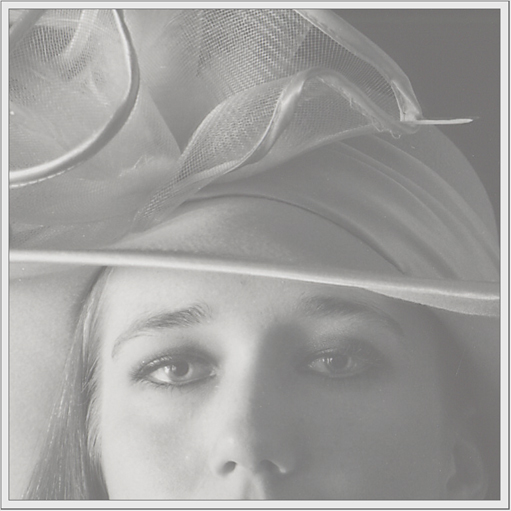
#> input picture basic_image_processing/images/low_contrast.jpg, 511 x 511 px
$ jupyter execute intensity_transformations.ipynb
#> lines starting #> are read from the running program, lines starting #| are printed output that depends on the picture
A function that maps the intensity range [r_min, r_max] of an image to the full output range
[0, 255] linearly.

[cell 1]
import cv2 as cv

def get_image_for_plotting(path):
#> called with path = './images/low_contrast.jpg'
    img = cv.imread(path)
#> img is the input picture: shape (511, 511, 3); mean B, G, R 158, 159.7, 160.6
    img = cv.cvtColor(img, cv.COLOR_BGR2GRAY)
#> img: shape (511, 511)
    return img

def contrast_stretch(img, r_min, r_max):
    return ((img - r_min) / (r_max - r_min) * 255.0)

[cell 2]
import numpy as np

img = get_image_for_plotting("./images/low_contrast.jpg")

# Get min and maximum intensity values
ravel = img.flatten()
min_i_value = min(ravel)
#> min_i_value = 94
max_i_value = max(ravel)
#> max_i_value = 251

# Apply formula for I min = 0 and I max = 255 (8-bit)
after_contrast_stretching = contrast_stretch(img, min_i_value, max_i_value)
#> in contrast_stretch, `return ((img - r_min) / (r_max - r_min) * 255.0)`:
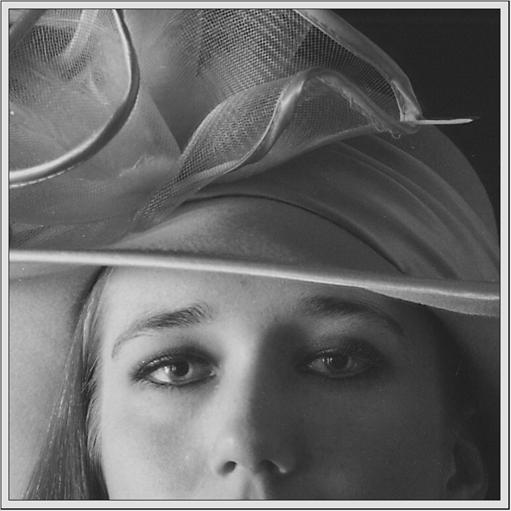
#> returned value: shape (511, 511) float64; min 0, max 255, mean 106.9
after_contrast_stretching = np.clip(after_contrast_stretching, 0, 255).astype(np.uint8)

print(img.dtype, img.min(), img.max(), np.unique(img)[:10])
#| uint8 94 251 [ 94  99 103 104 105 106 107 108 109 110]
print(after_contrast_stretching.dtype, after_contrast_stretching.min(), after_contrast_stretching.max(), np.unique(after_contrast_stretching)[:10])
#| uint8 0 255 [ 0  8 14 16 17 19 21 22 24 25]

[cell 3]
import matplotlib.pyplot as plt

fig, ax = plt.subplots(1, 2, figsize=(10, 5))

ax[0].imshow(img, cmap='gray', vmin=0, vmax=255)
ax[0].set_title("Before Contrast Stretching")
ax[0].axis('off')

ax[1].imshow(after_contrast_stretching, cmap='gray', vmin=0, vmax=255)
ax[1].set_title("After Contrast Stretching")
ax[1].axis('off')

plt.tight_layout()
plt.savefig("./images/output_contrast_stretching.png")
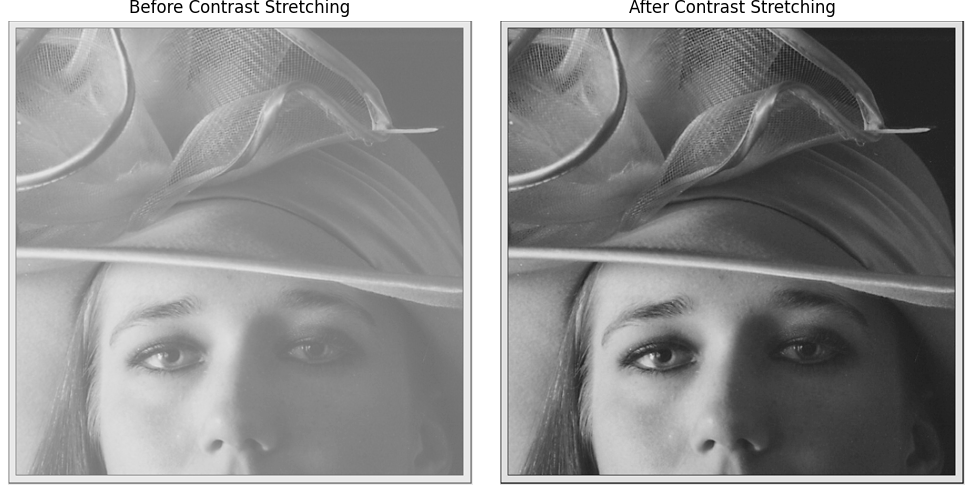
#> figure drawn by matplotlib, 2 panels

A function to calculate the histogram (counts) and the normalized histogram (probability
distribution) of a grayscale image, img, for the given number of bins, bins, across the entire
intensity range 0, 255]

[cell 4]
def calculate_histogram(img, n_bins):
    # Create an empty array of zeros for counting
#> called with n_bins = 256
    counts = np.zeros(n_bins, dtype=int)

    # Compute bin width
    bin_width = 256 / n_bins  # 256 levels, 8-bit

    # Flatten the image to 1D
    flat = img.flatten()

    for pixel in flat:
        # Determine which bin this pixel belongs to
        bin_index = min(int(pixel // bin_width), n_bins-1)

        # Increment count for that bin
        counts[bin_index] += 1
#> this loop made 261121 passes
#> (pixel, bin_index) on passes 1 to 3: (218, 218), (181, 181), (180, 180)
#> after the loop, counts = 256 values, max 8797 at index 232, min 0 at index 0, mean 1020

    total_pixels = flat.size
#> total_pixels = 261121
    dist = counts / total_pixels
#> dist = 256 values, max 0.0337 at index 232, min 0 at index 0, mean 0.00391

    return counts, dist

A function that implements the full histogram equalization process.

[cell 5]
def equalize_histogram(img, n_bins):
    counts, normalized = calculate_histogram(img, n_bins)
#> normalized has the same summary as dist in calculate_histogram

    # Cumulative Distribution Function
    cdf = np.cumsum(normalized)
#> cdf = 256 values from 0 to 1

    # New intensity mapping per bin
    lut = np.floor(255 * cdf).astype(np.uint8)
#> lut = 256 values from 0 to 255

    bin_idx = (img.astype(np.int32) * n_bins) // 256
    bin_idx = np.clip(bin_idx, 0, n_bins - 1)

    return lut[bin_idx]
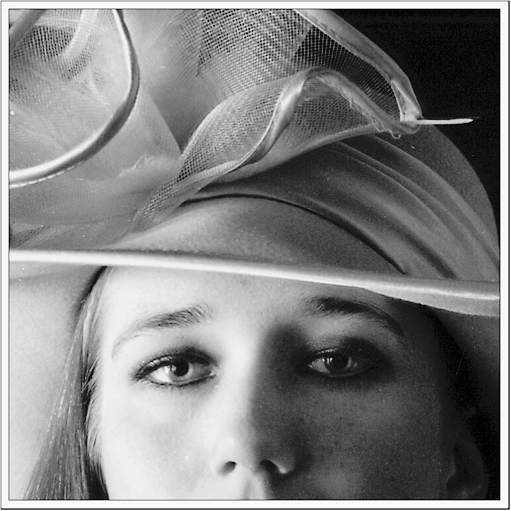
#> returned value: shape (511, 511); min 0, max 255, mean 128.6

[cell 6]
after_histogram_eq = equalize_histogram(img, 256)
fig, ax = plt.subplots(1, 2, figsize=(10, 5))

ax[0].imshow(img, cmap='gray', vmin=0, vmax=255)
ax[0].set_title("Before histogram eq.")
ax[0].axis('off')

ax[1].imshow(after_histogram_eq, cmap='gray', vmin=0, vmax=255)
ax[1].set_title("After histogram eq.")
ax[1].axis('off')

plt.tight_layout()
plt.savefig("./images/output_histogram_eq.png")
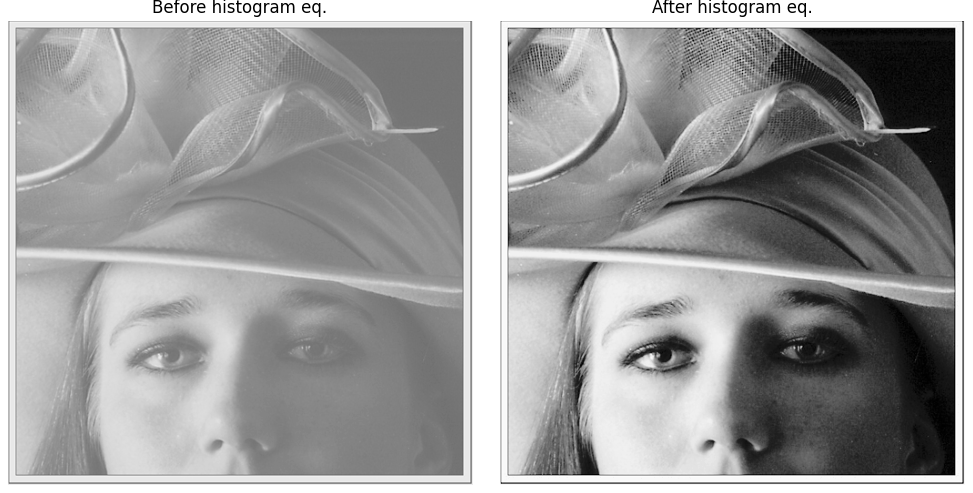
#> figure drawn by matplotlib, 2 panels

[cell 7]
after_histogram_eq = equalize_histogram(img, 256)
#> the loop in calculate_histogram (call 2), `for pixel in flat:` made 261121 passes
fig, ax = plt.subplots(1, 3, figsize=(10, 5))

ax[0].imshow(img, cmap='gray', vmin=0, vmax=255)
ax[0].set_title("Original img.")
ax[0].axis('off')

ax[1].imshow(after_contrast_stretching, cmap='gray', vmin=0, vmax=255)
ax[1].set_title("After contrast stretching")
ax[1].axis('off')

ax[2].imshow(after_histogram_eq, cmap='gray', vmin=0, vmax=255)
ax[2].set_title("After histogram eq.")
ax[2].axis('off')

plt.tight_layout()
plt.savefig("./images/output_comparison.png")
